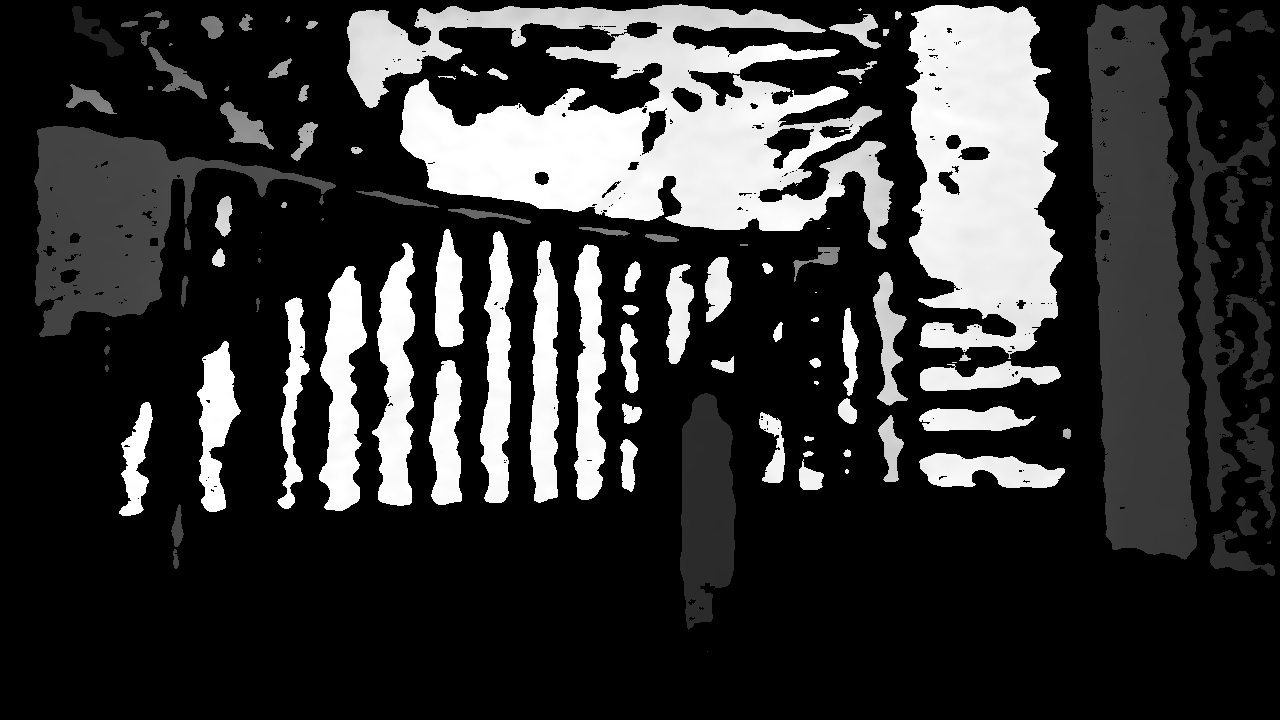
#> input picture test2.png, 1280 x 720 px
$ python masking.py
#> lines starting #> are read from the running program, lines starting #| are printed output that depends on the picture; after the words box and inside, x2 and y2 are one past the last pixel; in counts of white or black regions, pixels touching at a corner belong together
import cv2
import matplotlib.pyplot as plt
import numpy as np
image = cv2.imread('test2.png')
#> image is the input picture: shape (720, 1280, 3); min 0, max 255, mean 52.5
print('This image is:', type(image),
      ' with dimensions:', image.shape)
#| This image is: <class 'numpy.ndarray'>  with dimensions: (720, 1280, 3)
image_copy = np.copy(image)

# Change color to RGB (from BGR)
image_copy = cv2.cvtColor(image_copy, cv2.COLOR_BGR2RGB)

# Display the image copy
plt.imshow(image_copy)

lower_black = np.array([43, 43, 43])
upper_black = np.array([43,43, 43])
mask = cv2.inRange(image_copy, lower_black, upper_black)
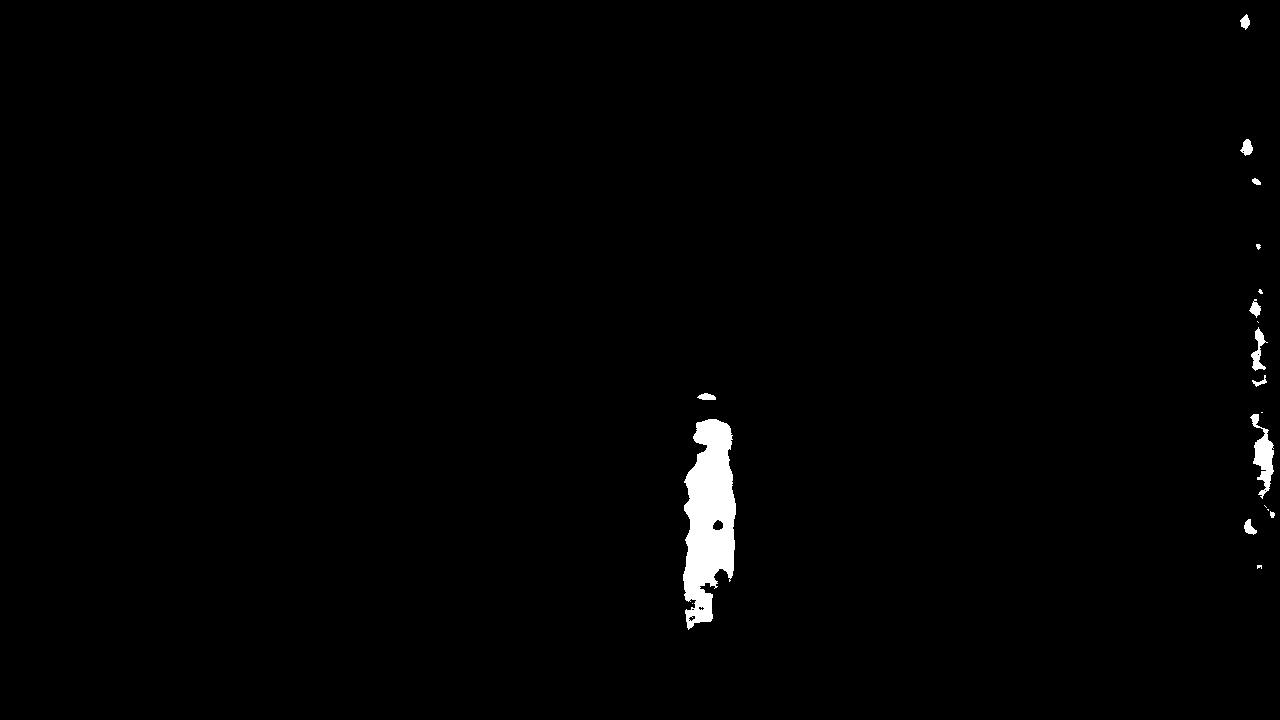
#> mask: shape (720, 1280); 1% white; 19 white regions (7 under 20 px), largest, box (x1, y1, x2, y2) and area: (683, 419, 736, 630) 7635, (1250, 414, 1274, 499) 876, (1251, 327, 1268, 371) 300

# Vizualize the mask
plt.imshow(mask,'gray')
masked_image = np.copy(image_copy)
masked_image[mask != 0] = [255, 255, 255]
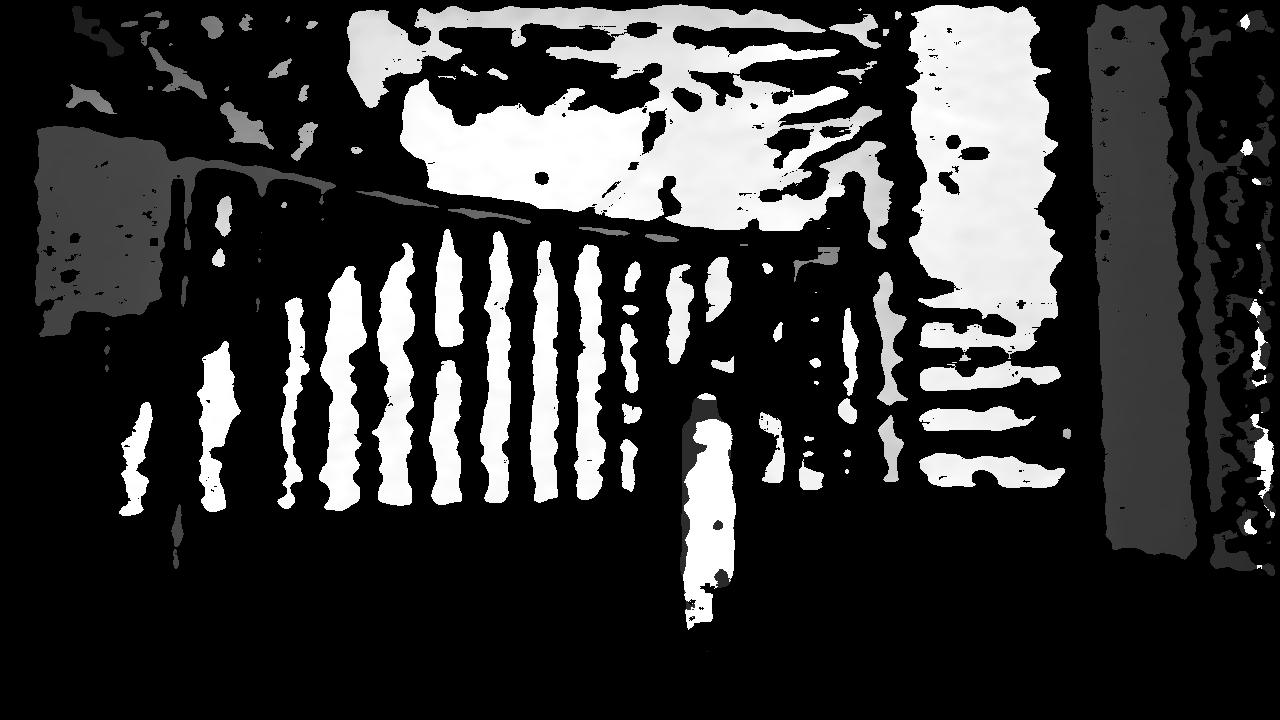
#> masked_image: shape (720, 1280, 3); 1.04% of pixels changed, all inside (x1, y1, x2, y2) = (683, 14, 1275, 630)


# Display it!

plt.imshow(mask, 'gray')
plt.show()
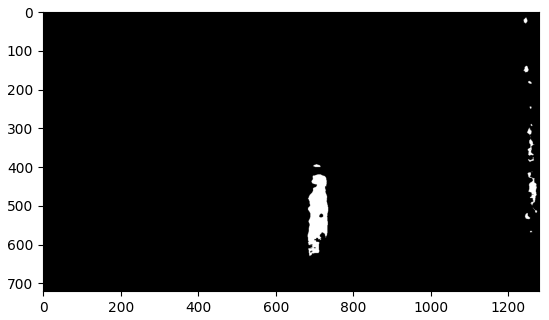
#> figure drawn by matplotlib, 1 panel
